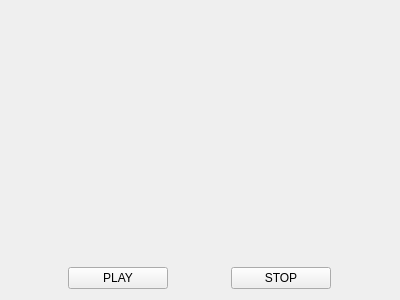
<?xml version="1.0" encoding="UTF-8"?>
<ui version="4.0">
 <class>ControlPanelWidget</class>
 <widget class="QWidget" name="ControlPanelWidget">
  <property name="geometry">
   <rect>
    <x>0</x>
    <y>0</y>
    <width>400</width>
    <height>300</height>
   </rect>
  </property>
  <property name="windowTitle">
   <string>Form</string>
  </property>
  <layout class="QVBoxLayout" name="verticalLayout">
   <item>
    <spacer name="verticalSpacer">
     <property name="orientation">
      <enum>Qt::Vertical</enum>
     </property>
     <property name="sizeHint" stdset="0">
      <size>
       <width>20</width>
       <height>40</height>
      </size>
     </property>
    </spacer>
   </item>
   <item>
    <layout class="QHBoxLayout" name="horizontalLayout">
     <item>
      <widget class="QPushButton" name="playButton">
       <property name="maximumSize">
        <size>
         <width>100</width>
         <height>100</height>
        </size>
       </property>
       <property name="text">
        <string>PLAY</string>
       </property>
      </widget>
     </item>
     <item>
      <widget class="QPushButton" name="stopButton">
       <property name="maximumSize">
        <size>
         <width>100</width>
         <height>100</height>
        </size>
       </property>
       <property name="text">
        <string>STOP</string>
       </property>
      </widget>
     </item>
    </layout>
   </item>
  </layout>
 </widget>
 <resources/>
 <connections/>
</ui>
